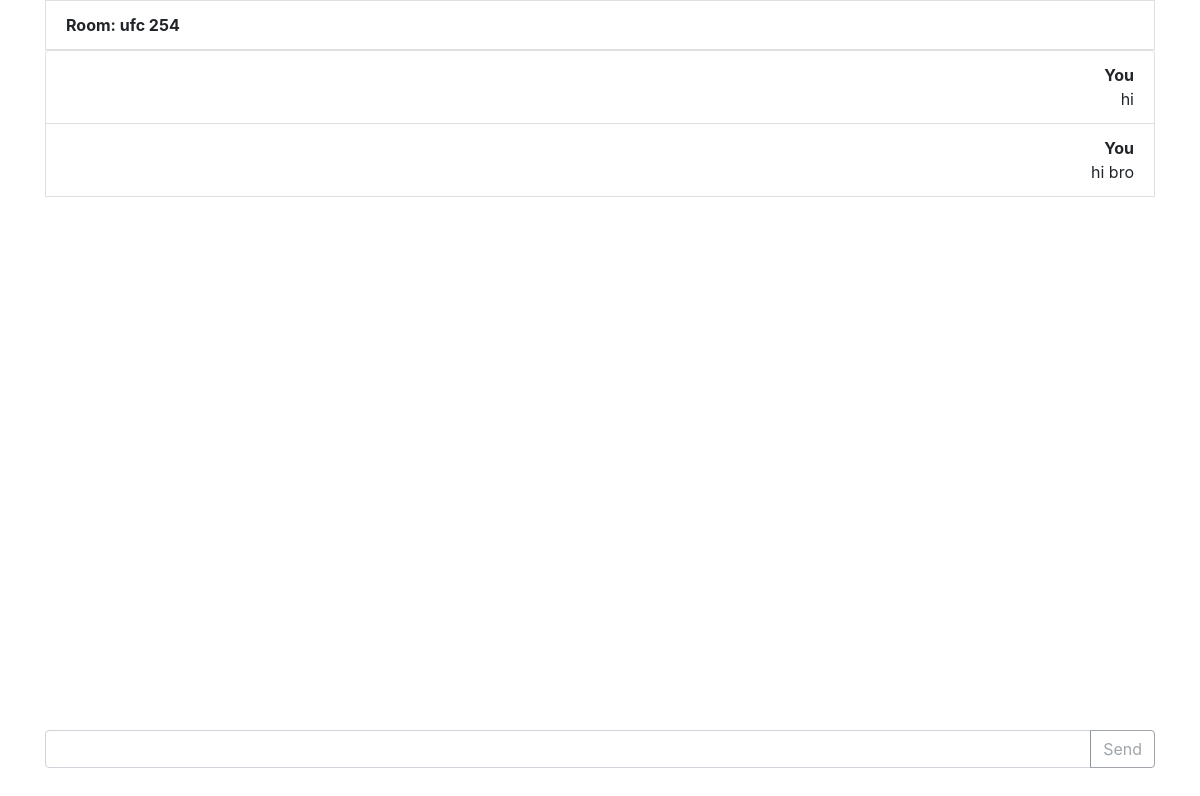
Page /chatroom/ufc 254/ (signed in) on the earlier database version.
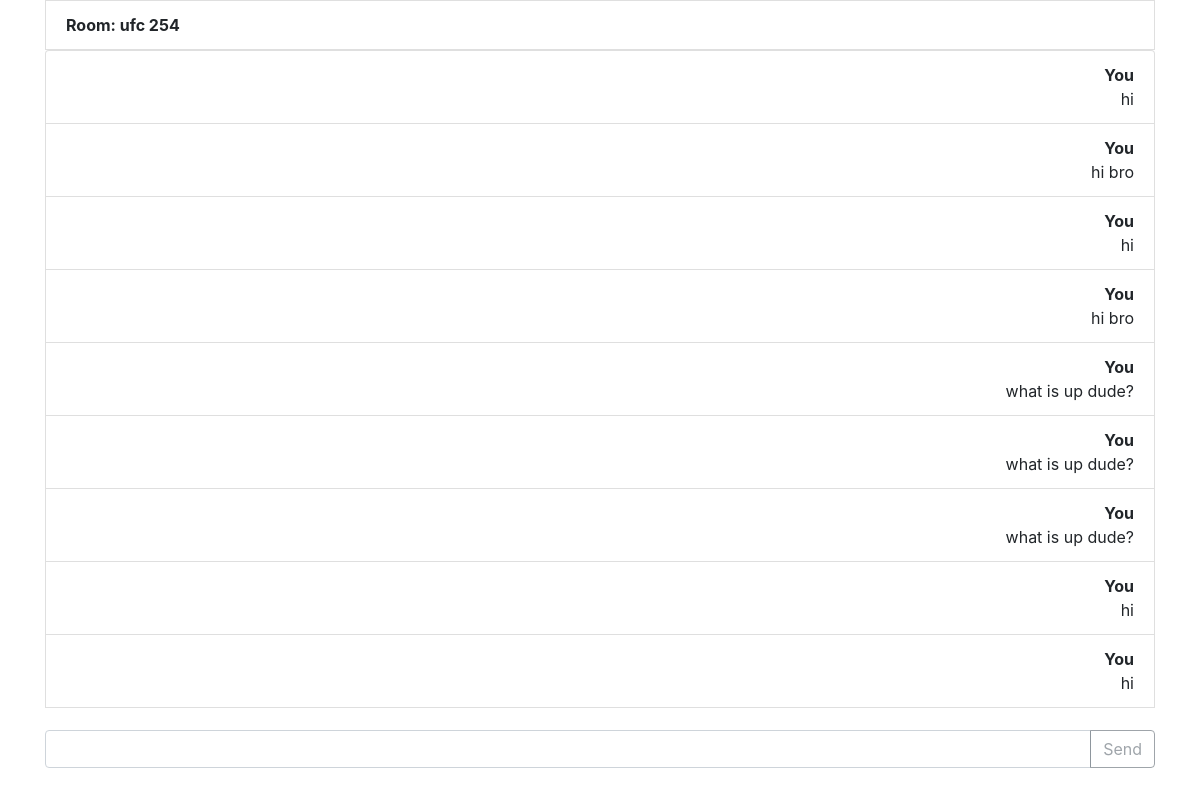
Same page on the later database version.
### chatapp/models.py (models this page shows, shortened)
class Message(models.Model):
    user = models.ForeignKey(UserAccount, on_delete=models.CASCADE, null=True)
    name = models.TextField(max_length=100, null=True)
    messages = models.TextField(max_length=10000, null=True)
    created = models.DateTimeField(auto_now_add=True, null=True)
    ipaddress = models.GenericIPAddressField(null=True)

### chatapp/views.py (the view)
# urls.py: path('<room_name>/', views.activeroom, name='activeroom'),
def activeroom(request, room_name):
    print(room_name)
    if not request.user.is_anonymous:
        if Room.objects.filter(name=room_name).exists():
            messages = Message.objects.filter(name=room_name)
            return render(request, 'chatapp/home.html', {'chat': messages, 'room_key': room_name})
        else:
            return HttpResponseNotFound(render(request, 'chatapp/notfound.html'))
    return redirect('/accounts/login')

### chatapp/templates/chatapp/home.html (shortened to what this page needs)
{% load static %}
<html>
<head>
    <link rel="stylesheet" href="https://stackpath.bootstrapcdn.com/bootstrap/4.5.0/css/bootstrap.min.css"
>
    <link rel="stylesheet" href="{% static 'chatapp/chat.css' %}">
</head>
<body>
    <div class="container">
        <li class="text-left list-group-item"><strong>Room: {{room_key}}</strong></li>
        <div id="chat-body" class="panel panel-default">
            <div id="msg-list-div" class="panel-body">
                <ul id="msg-list" class="list-group">
                    {% for obj in chat %}
                    {% if obj.user == request.user %}
                    <li class="text-right list-group-item" value='{{obj.id}}'><strong>You</strong><br>{{ obj.messages }}
                    </li>
                    {% else %}
                    <li class="text-left list-group-item" value='{{obj.id}}'>
                        <strong>{{ obj.user }}</strong><br>{{ obj.messages }}</li>
                    {% endif %} {% empty %}
                    <li class="text-center list-group-item"><strong>No Messages yet!</strong></li>
                    {% endfor %}
                </ul>
            </div>
        </div>
        <form id="chat-form" action='/post/' method='post'>
            <div class="input-group mb-3">
                <input type="text" class="form-control" id="chat-msg" name="chat-msg" aria-describedby="basic-addon2">
                <div class="input-group-append">
                    <button class="btn btn-outline-secondary" id='send' type="submit">Send</button>
                </div>
            </div>
        </form>
    </div>
</body>
</html>

### chatapp/static/chatapp/chat.css (style rules this page uses)
.panel-body { overflow-y: scroll; height: 85%; }

Differences in the rows shown:
added Message: {{ obj.id }} 4 (drawn), messages "hi"
added Message: {{ obj.id }} 5 (drawn), messages "hi bro"
added Message: {{ obj.id }} 6 (drawn), messages "what is up dude?"
added Message: {{ obj.id }} 7 (drawn), messages "what is up dude?"
added Message: {{ obj.id }} 8 (drawn), messages "what is up dude?"
added Message: {{ obj.id }} 9 (drawn), messages "hi"
added Message: {{ obj.id }} 10 (drawn), messages "hi"
